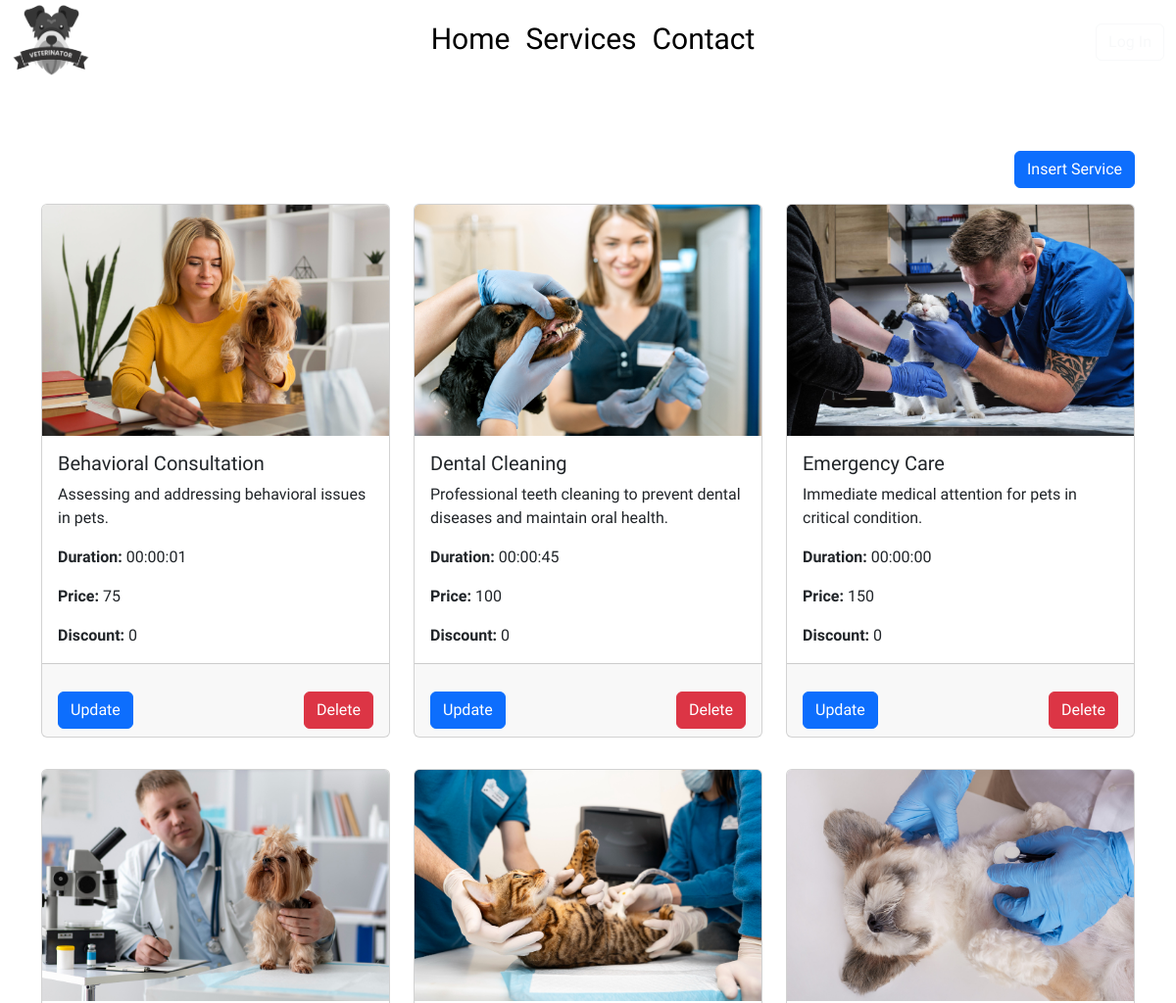
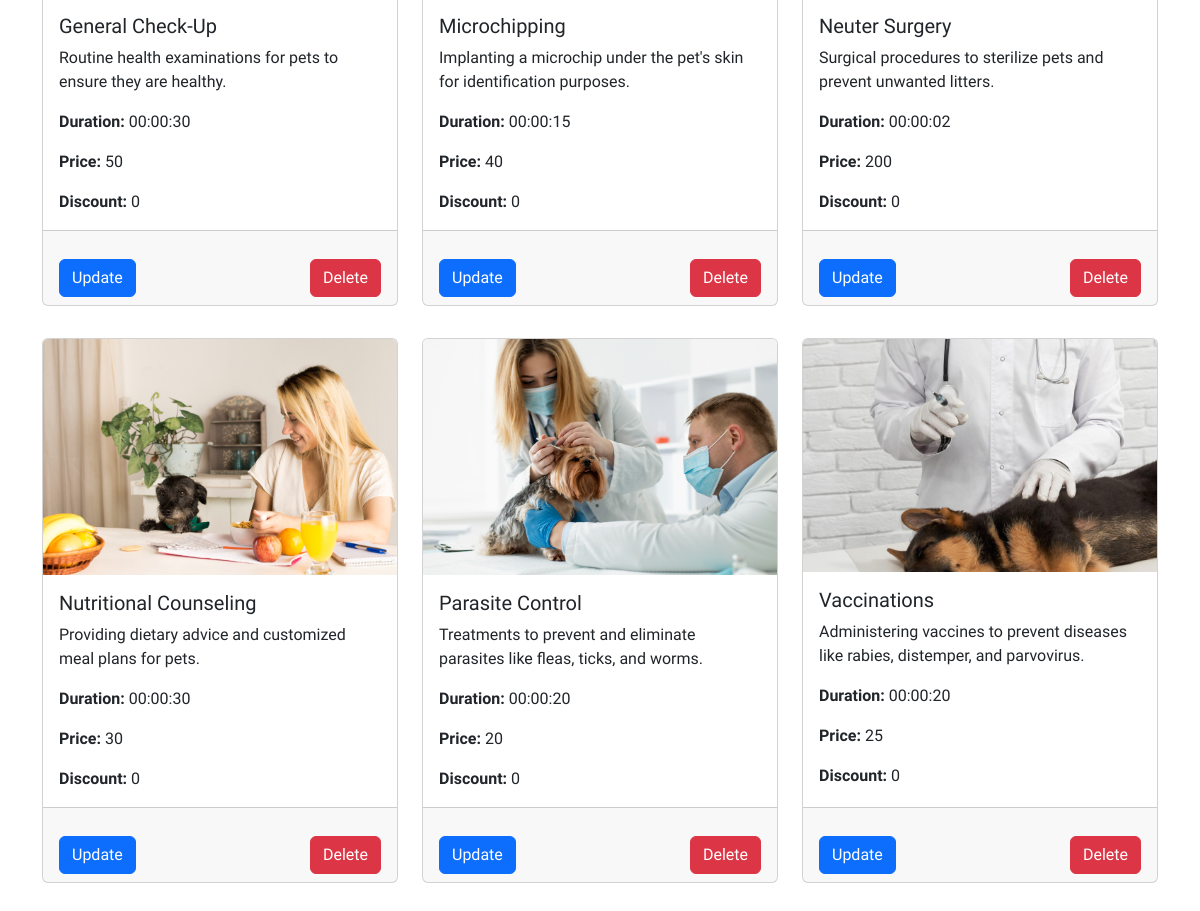
The app's page /admin_services_description.php with its own data (2 pictures, top to bottom).
### tables this page shows
CREATE TABLE `services` (
  `id_service` int(11) NOT NULL,
  `service_name` varchar(70) NOT NULL,
  `service_description` varchar(255) NOT NULL,
  `photo` varchar(255) DEFAULT NULL,
  `service_duration` time NOT NULL,
  `price` int(11) DEFAULT NULL,
  `discount` int(2) DEFAULT NULL,
  `service_date` date DEFAULT NULL,
  `service_time` time DEFAULT NULL
);

### admin_services_description.php (the view, shortened to what this page needs)
<?php
require "parts/functions.php";
?>
<!DOCTYPE html>
<html lang="en">
<head>
    <link rel="stylesheet" href="styless/navBar.css">
    <link rel="stylesheet" href="styless/logIn.css">
    <link rel="stylesheet" href="styless/hover-min.css">
    <link rel="stylesheet" href="https://cdn.jsdelivr.net/npm/bootstrap-icons@1.10.5/font/bootstrap-icons.css">
    <link rel="stylesheet" href="https://cdnjs.cloudflare.com/ajax/libs/animate.css/4.1.1/animate.min.css">
    <link href="https://cdn.jsdelivr.net/npm/bootstrap@5.3.2/dist/css/bootstrap.min.css" rel="stylesheet">
</head>
<body>
<div data-bs-spy="scroll" data-bs-target=".navbar" data-bs-offset="50">
    <?php
    $id_admin = $_SESSION['id_admin'] ?? "";
    $id_user = $_SESSION['id_user'] ?? "";
    $id_vet = $_SESSION['id_vet'] ?? "";
    getNavbar($id_user, $id_admin, $id_vet);
    ?>
    <div class="container my-5">
        <div class="d-flex justify-content-end">
            <button class="btn btn-primary" type="button" data-bs-toggle="modal" data-bs-target="#insertModal">Insert Service</button>
        </div>
        <div class="row">
            <?php
            $sql = "SELECT * FROM services ORDER BY service_name ASC";
            $query = $pdo->prepare($sql);
            $query->execute();
            $results = $query->fetchAll(PDO::FETCH_OBJ);
            if ($query->rowCount() > 0) {
                foreach ($results as $result) {
                    echo '
                    <div class="col-12 col-md-6 col-lg-4 my-3">
                        <div class="card h-100 service-item" data-id="'.$result->id_service.'">
                            <img src="photos/uploads/' . $result->photo . '" class="card-img-top" alt="Service Image">
                            <div class="card-body">
                                <h5 class="card-title">' . $result->service_name . '</h5>
                                <p class="card-text">' . $result->service_description . '</p>
                                <p class="card-text"><strong>Duration:</strong> ' . $result->service_duration . '</p>
                                <p class="card-text"><strong>Price:</strong> ' . $result->price . '</p>
                                <p class="card-text"><strong>Discount:</strong> ' . $result->discount . '</p>
                            </div>
                            <div class="card-footer d-flex justify-content-between">
                                <button class="btn btn-primary updateBtn" data-bs-toggle="modal" data-bs-target="#updateModal">Update</button>
                                <button class="btn btn-danger deleteBtn" data-bs-toggle="modal" data-bs-target="#deleteModal">Delete</button>
                            </div>
                        </div>
                    </div>';
                }
            }
            ?>
        </div>
    </div>
</div>
</body>
</html>

### parts/functions.php (shortened to what this page needs)
<?php
function getNavbar(string $id_user,string $id_admin,string $id_vet) {
    if(isset($id_user) && !empty($id_user)){
        include_once "nav_user.php";
    }
    elseif (isset($id_admin) && !empty($id_admin)){
        include_once "nav_admin.php";
    }
    elseif (isset($id_vet) && !empty($id_vet)){
        include_once "nav_vet.php";
    }
    else {
        include_once "nav_guest.php";
    }
}

### parts/nav_guest.php (shortened to what this page needs)
<nav class="navbar navbar-expand-md">
    <div class="container-fluid">
      <img class="logo" src="photos/index_photos/vet.png" alt="logo">
      <div class="collapse navbar-collapse" id="collapsibleNavbar">
        <ul class="navbar-nav mx-auto mb-2 mb-ls-0">
          <li class="nav-item">
            <a class="nav-link active" aria-current="page" href="index.php">Home</a>
          </li>
            <li class="nav-item">
                <a class="nav-link active" aria-current="page" href="services_description.php">Services</a>
            </li>
          <li class="nav-item">
            <a class="nav-link" href="contact.php">Contact</a>
          </li>
        </ul>
        <form action="logIn.php" class="d-flex">
          <button id="btnS" class="btn btn-outline-light" type="submit">Log In</button>
        </form>
      </div>
    </div>
  </nav>

### styless/navBar.css (style rules this page uses)
* { font-family: "Madimi One", sans-serif; font-weight: 400; font-style: normal; box-sizing: border-box; }
body, html { animation: content_reveal 0.8s ease; }
.logo { margin-top: 10px !important; width: 80px !important; height: 80px !important; }
.navbar { background-color: transparent; font-size: 30px; margin-top: -20px; }
.navbar-nav, .btn { margin-top: 20px !important; }
.navbar .navbar-nav .nav-link { color: white !important; }
#btnS { transition: transform 0.3s ease; }

### styless/logIn.css (style rules this page uses)
.navbar .navbar-nav .nav-link { color: black !important; }

### admin_services_description.php (style rules this page uses)
.service-item img { max-width: 100%; height: auto; }

### records on screen
services: photo (picture), service_name "Behavioral Consultation", service_description "Assessing and addressing behavioral issues in pets.", service_duration "00:00:01", price "75", discount "0"
services: photo (picture), service_name "Dental Cleaning", service_description "Professional teeth cleaning to prevent dental diseases and maintain oral health.", service_duration "00:00:45", price "100", discount "0"
services: photo (picture), service_name "Emergency Care", service_description "Immediate medical attention for pets in critical condition.", service_duration "00:00:00", price "150", discount "0"
services: photo (picture), service_name "General Check-Up", service_description "Routine health examinations for pets to ensure they are healthy.", service_duration "00:00:30", price "50", discount "0"
services: photo (picture), service_name "Microchipping", service_description "Implanting a microchip under the pet's skin for identification purposes.", service_duration "00:00:15", price "40", discount "0"
services: photo (picture), service_name "Neuter Surgery", service_description "Surgical procedures to sterilize pets and prevent unwanted litters.", service_duration "00:00:02", price "200", discount "0"
services: photo (picture), service_name "Nutritional Counseling", service_description "Providing dietary advice and customized meal plans for pets.", service_duration "00:00:30", price "30", discount "0"
services: photo (picture), service_name "Parasite Control", service_description "Treatments to prevent and eliminate parasites like fleas, ticks, and worms.", service_duration "00:00:20", price "20", discount "0"
services: photo (picture), service_name "Vaccinations", service_description "Administering vaccines to prevent diseases like rabies, distemper, and parvovirus.", service_duration "00:00:20", price "25", discount "0"
